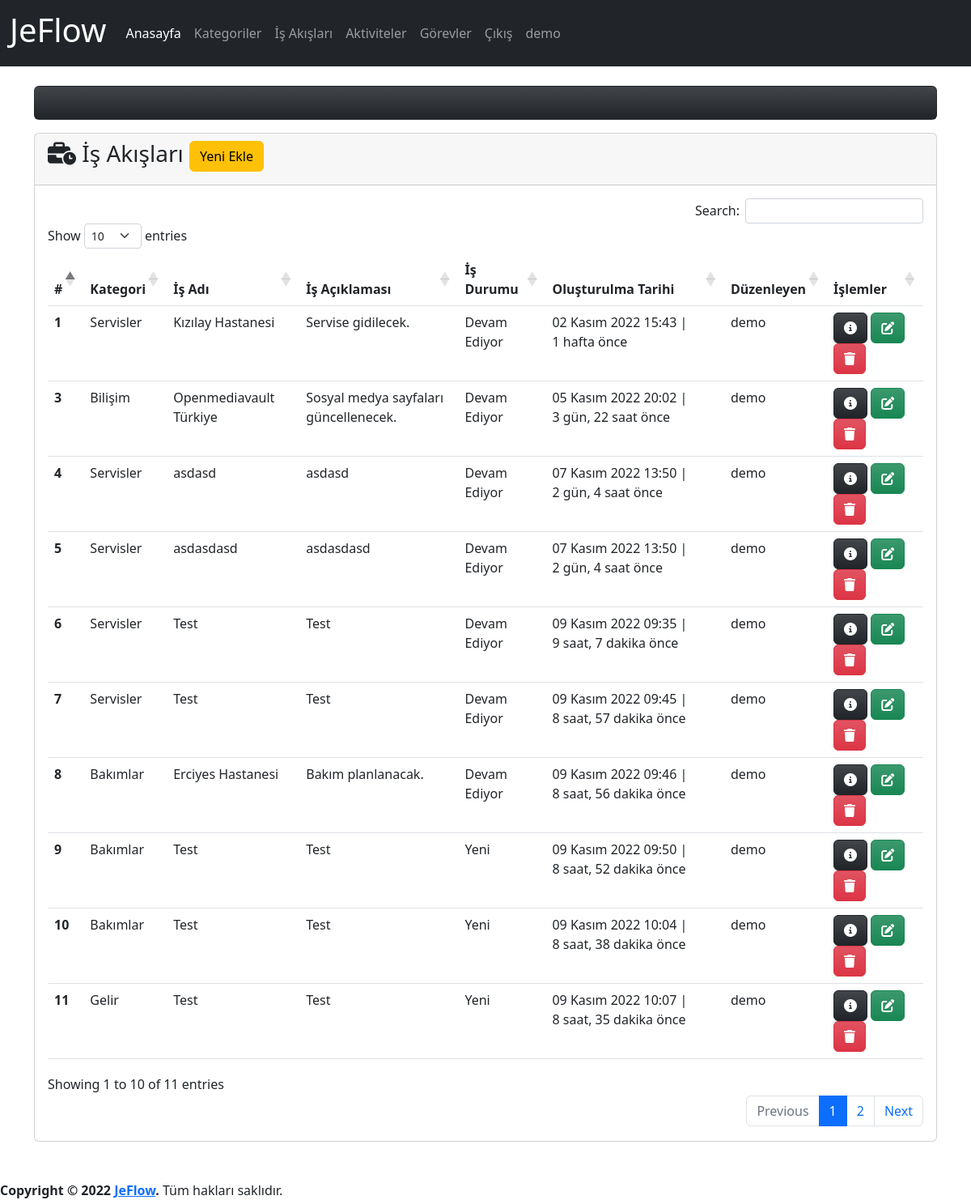
Page /process/ (signed in) on the committed database.
### app/models.py (models this page shows, shortened)
class Process(models.Model):
    category=models.ForeignKey(Category,on_delete=models.CASCADE,verbose_name='Kategori')
    name=models.CharField(max_length=500,verbose_name='İş Akış Adı')
    description=models.TextField(verbose_name='İş Akış Açıklaması', blank=True, null=True)
    state=models.ForeignKey(State, on_delete=models.SET_NULL,verbose_name='Durum', blank=True, null=True)
    created_date=models.DateTimeField(auto_now_add=True, verbose_name='Oluşturulma Tarihi')
    user=models.ForeignKey(User,on_delete=models.CASCADE,verbose_name='Kullanıcı', blank=True, null=True)
    class Meta:
        verbose_name='İş Akışı'
        verbose_name_plural='İş Akışları'

class Category(models.Model):
    name=models.CharField(max_length=500,verbose_name='Kategori Adı')
    description=models.TextField(verbose_name='Kategori Açıklaması', blank=True, null=True)
    created_date=models.DateTimeField(auto_now_add=True, verbose_name='Oluşturulma Tarihi')
    user=models.ForeignKey(User,on_delete=models.CASCADE,verbose_name='Kullanıcı', blank=True, null=True)
    def __str__(self):
        return self.name # + ' - ' + self.created_date.strftime("%d.%m.%Y, %H:%M:%S")
    class Meta:
        verbose_name='Kategori'
        verbose_name_plural="Kategoriler"

class State(models.Model):
    name=models.CharField(max_length=100,verbose_name='Durum',default='Yeni')
    def __str__(self):
        return self.name
    class Meta:
        verbose_name='Durum'
        verbose_name_plural='Durumlar'

### app/views.py (the view, shortened to what this page needs)
# urls.py: path('process/', views.process, name='process'),
@login_required(login_url='/user/login/')
def process(request):
    state=get_object_or_404(State,name='Yeni')
    process_form=ProcessForm(initial={'state':state})
    processes = Process.objects.order_by('created_date')
    context = {
        'process_form':process_form,
        'processes': processes
    }
    return render(request, 'app/process.html', context)

### app/forms.py
class ProcessForm(forms.ModelForm):
    class Meta:
        model=Process
        fields=('category','name','description','state')

### templates/app/process.html (shortened to what this page needs)
{% extends 'layout.html' %}
{% load humanize %}
{% block content %}
{% load crispy_forms_tags %}
<div class="row mt-3">
    <div class="col-md-12">
        <div class="card">
            <div class="card-header">
                <h3 id="title" class="card-title">
                    <i class="fa-solid fa-business-time"></i>
                    İş Akışları
                    <button type="button" class="btn btn-warning" data-bs-toggle="modal" data-bs-target="#processModal">
                        Yeni Ekle
                    </button>
                </h3>
            </div>
            <div class="card-body">
                {% if processes %}
                <table id="process" class="table table-hover">
                    <thead>
                        <tr>
                            <th scope="col">#</th>
                            <th scope="col">Kategori</th>
                            <th scope="col">İş Adı</th>
                            <th scope="col">İş Açıklaması</th>
                            <th scope="col">İş Durumu</th>
                            <th scope="col">Oluşturulma Tarihi</th>
                            <th scope="col">Düzenleyen</th>
                            <th scope="col">İşlemler</th>
                        </tr>
                    </thead>
                    <tbody>
                        {% for process in processes %}
                        <tr>
                            <th scope="row">{{ process.id }}</th>
                            <td>{{ process.category }}</td>
                            <td>{{ process.name }}</td>
                            <td>{{ process.description }}</td>
                            <td>
                                {% if process.state is not None %}
                                {{ process.state }}
                                {% else %}
                                -
                                {% endif %}
                            </td>
                            <td>{{ process.created_date }} | {{ process.created_date | timesince}} önce</td>
                            <td>{{ process.user }}</td>
                            <td>
                                <a href="{% url 'process_detail' process.id %}" class="btn btn-dark bg-gradient"
                                    data-bs-toggle="popover" data-bs-trigger="hover" data-bs-title="Detaylar"
                                    data-bs-content="Seçili satırdaki kaydın detaylarını görüntüler.">
                                    <i class="fa-solid fa-circle-info"></i>
                                </a>
                                <a class="btn btn-success bg-gradient" href="{% url 'process_update' process.id %}"
                                    data-bs-toggle="popover" data-bs-trigger="hover" data-bs-title="Düzenle"
                                    data-bs-content="Seçili satırdaki kaydı düzenler.">
                                    <i class="fa-solid fa-pen-to-square"></i>
                                </a>
                                <a class="btn btn-danger bg-gradient" href="{% url 'process_delete' process.id %}"
                                    data-bs-toggle="popover" data-bs-trigger="hover" data-bs-title="Sil"
                                    data-bs-content="Seçili satırdaki kaydı siler.">
                                    <i class="fa-solid fa-trash"></i>
                                </a>
                            </td>
                        </tr>
                        {% endfor %}
                    </tbody>
                </table>
                {% else %}
                <div class="alert alert-warning">
                    <p>İş Akışı bulunamadı.</p>
                </div>
                {% endif %}
            </div>
        </div>
    </div>
</div>
{% endblock %}

### templates/layout.html (shortened to what this page needs)
{% load static %}
<!doctype html>
<html lang="tr">
<head>
  <link href="https://cdn.jsdelivr.net/npm/bootstrap@5.2.2/dist/css/bootstrap.min.css" rel="stylesheet"
>
  <link rel="stylesheet" type="text/css" href="https://cdn.datatables.net/1.12.1/css/dataTables.bootstrap5.min.css">
  <link rel="stylesheet" type="text/css"
    href="https://cdn.datatables.net/responsive/2.3.0/css/responsive.dataTables.min.css">
  <link rel="stylesheet" type="text/css" href="https://cdn.datatables.net/buttons/2.2.3/css/buttons.bootstrap5.min.css">
</head>
<body>
  <header>
    <nav class="navbar navbar-expand-lg navbar-dark bg-dark">
      <div class="container-fluid">
        <a class="navbar-brand" href="{% url 'index' %}">
          <h1>JeFlow</h1>
        </a>
        <div class="collapse navbar-collapse" id="navbarNavDropdown">
          <ul class="navbar-nav">
            <li class="nav-item">
              <a class="nav-link active" aria-current="page" href="{% url 'index' %}">Anasayfa</a>
            </li>
            {% if user.is_authenticated %}
            <li class="nav-item">
              <a class="nav-link" href="{% url 'category' %}">Kategoriler</a>
            </li>
            <li class="nav-item">
              <a class="nav-link" href="{% url 'process' %}">İş Akışları</a>
            </li>
            <li class="nav-item">
              <a class="nav-link" href="{% url 'activity' %}">Aktiviteler</a>
            </li>
            <li class="nav-item">
              <a class="nav-link" href="{% url 'task' %}">Görevler</a>
            </li>
            <li class="nav-item">
              <a class="nav-link" href="javascript:{document.getElementById('logout').submit()}">Çıkış</a>
            </li>
            <li class="nav-item">
              <a href="#" class="nav-link">{{ user }}</a>
            </li>
            {% else %}
            <li class="nav-item">
              <a class="nav-link" href="{% url 'register' %}">Kayıt Ol</a>
            </li>
            {% endif %}
          </ul>
        </div>
      </div>
    </nav>
  </header>
  <main>
    <div class="container mt-4">
      <div class="row mb-3">
        <div class="col-md-12">
          <div class="card text-center text-bg-dark bg-gradient">
            <div class="card-body">
            </div>
          </div>
        </div>
      </div>
      {% block content %}
      {% endblock %}
    </div>
  </main>
  <footer class="mt-5">
    <strong>Copyright &copy; 2022 <a href="http://jeflow.herokuapp.com">JeFlow</a>.</strong>
    Tüm hakları saklıdır.
  </footer>
</body>
</html>

### rows in the picture
Process: id "1", category "Servisler", name "Kızılay Hastanesi", description "Servise gidilecek.", state "Devam Ediyor", created_date "02 Kasım 2022 15:43", created_date "1 hafta", user "demo"
Process: id "3", category "Bilişim", name "Openmediavault Türkiye", description "Sosyal medya sayfaları güncellenecek.", state "Devam Ediyor", created_date "05 Kasım 2022 20:02", created_date "3 gün, 22 saat", user "demo"
Process: id "4", category "Servisler", name "asdasd", description "asdasd", state "Devam Ediyor", created_date "07 Kasım 2022 13:50", created_date "2 gün, 4 saat", user "demo"
Process: id "5", category "Servisler", name "asdasdasd", description "asdasdasd", state "Devam Ediyor", created_date "07 Kasım 2022 13:50", created_date "2 gün, 4 saat", user "demo"
Process: id "6", category "Servisler", name "Test", description "Test", state "Devam Ediyor", created_date "09 Kasım 2022 09:35", created_date "9 saat, 7 dakika", user "demo"
Process: id "7", category "Servisler", name "Test", description "Test", state "Devam Ediyor", created_date "09 Kasım 2022 09:45", created_date "8 saat, 57 dakika", user "demo"
Process: id "8", category "Bakımlar", name "Erciyes Hastanesi", description "Bakım planlanacak.", state "Devam Ediyor", created_date "09 Kasım 2022 09:46", created_date "8 saat, 56 dakika", user "demo"
Process: id "9", category "Bakımlar", name "Test", description "Test", state "Yeni", created_date "09 Kasım 2022 09:50", created_date "8 saat, 52 dakika", user "demo"
Process: id "10", category "Bakımlar", name "Test", description "Test", state "Yeni", created_date "09 Kasım 2022 10:04", created_date "8 saat, 38 dakika", user "demo"
Process: id "11", category "Gelir", name "Test", description "Test", state "Yeni", created_date "09 Kasım 2022 10:07", created_date "8 saat, 35 dakika", user "demo"

### other values in the picture
{{ user }} "demo"
